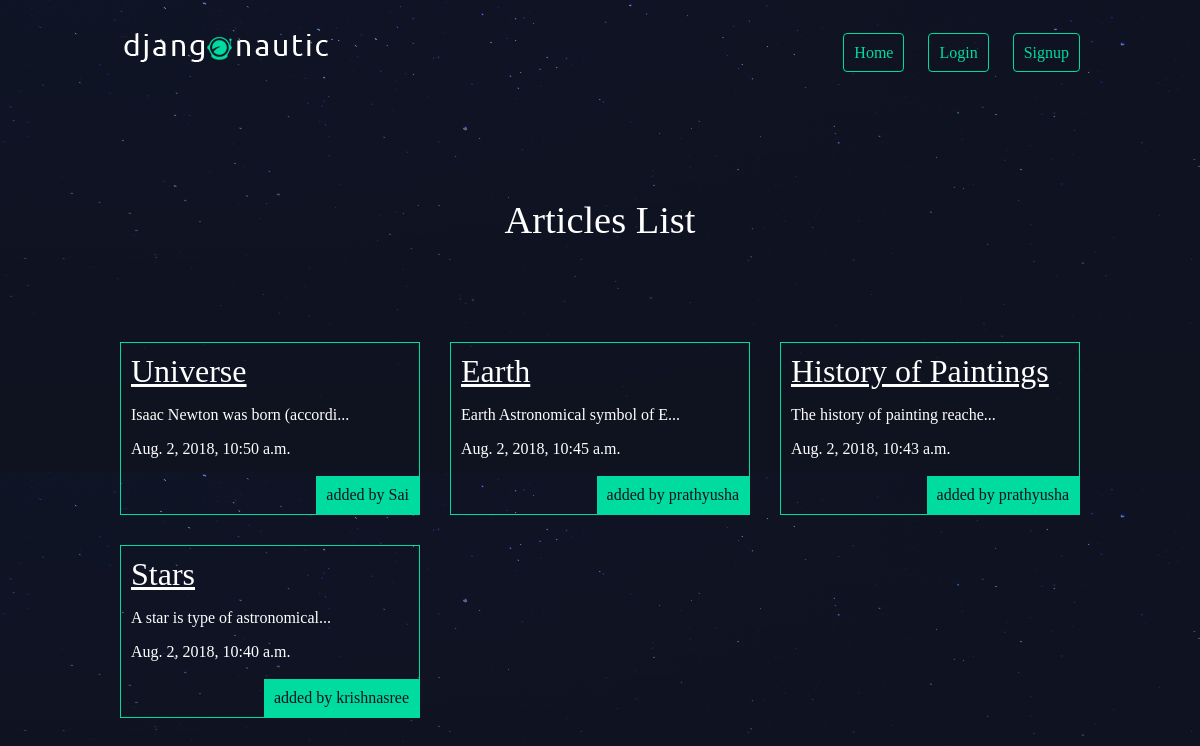
The app's page /articles/ with its own data.
### articles/models.py (models this page shows, shortened)
class Article(models.Model):
    title = models.CharField(max_length=100)
    slug = models.SlugField()
    body = models.TextField()
    date = models.DateTimeField(auto_now_add=True)
    thumb = models.ImageField(default='star.jpg', blank=True)
    author = models.ForeignKey(User, default=None, on_delete=models.CASCADE)
    def snippet(self):
        return self.body[:30] + '...'

### articles/views.py (the view)
def article_list(request):
    articles = Article.objects.all().order_by('-date');
    return render(request, 'articles/article_list.html', { 'articles': articles })

### articles/templates/articles/article_list.html
{% extends 'base_layout.html' %}
{% block content%}
    <h1>Articles List</h1>
    <div class="articles">
    {% for article in articles %}
        <div class="article">
            <h1><a href="{% url 'articles:detail' slug=article.slug %}"><u>{{ article.title }}</u></a></h1>
            <p>{{ article.snippet }}</p>
            <p>{{ article.date }}</p>
            <p class="author">added by {{ article.author.username }}</p>
        </div>
    {% endfor %}
    </div>
{% endblock %}

### templates/base_layout.html (shortened to what this page needs)
{% load static from staticfiles %}
<!DOCTYPE html>
<html>
    <head>
        <link rel="stylesheet" href="{% static 'styles.css' %}">
    </head>
    <body>
        <header class="wrapper">
            <h1><a href="{% url 'home' %}"><img src="{% static 'logo.png' %}" alt="djangonautic" /></a></h1>
            <nav>
                <ul>
                    {% if user.is_authenticated %}
                    <li><a href="{% url 'home' %}" class="highlight">Home</a></li>
                    <li><a href="{% url 'articles:create' %}" class="highlight">New Article</a></li>
                    <li>
                        <form class="logout-link" action="{% url 'accounts:logout' %}" method="post">
                            {% csrf_token %}
                            <button type="submit" id="logout">Logout</button>
                        </form>
                    </li>
                    {% else %}
                    <li><a href="{% url 'home' %}" class="highlight">Home</a></li>
                    <li><a href="{% url 'accounts:login' %}" class="highlight">Login</a></li>
                    <li><a href="{% url 'accounts:signup' %}" class="highlight">Signup</a></li>
                    {% endif %}
                </ul>
            </nav>
        </header>
        <div class="wrapper">
            {% block content %}
            {% endblock %}
        </div>
    </body>
</html>

### assets/styles.css (style rules this page uses)
body { background-color: #0f121f; background-image: url(/static/stars.png); background-repeat-y: no-repeat; color: #fff; }
body * { font-family: Ubuntu; }
h1, h2, h3, h4, h5 { font-weight: normal; margin: 0; }
a, a:hover, a:visited { color: #fff; text-decoration: none; }
.wrapper { max-width: 960px; margin: 0 auto; }
div.wrapper > h1 { text-align: center; margin: 100px auto; font-size: 2.4em }
header { display: grid; grid-template-columns: 1fr 1fr; padding: 20px 0; }
nav { justify-self: end; }
nav li { display: inline-block; list-style-type: none; margin-left: 20px; }
.articles { display: grid; grid-template-columns: 1fr 1fr 1fr; grid-gap: 30px; }
.article { padding: 10px; border: 1px solid #00dba0; position: relative; padding-bottom: 40px; }
.article .author { padding: 10px; background: #00dba0; position: absolute; right: 0; bottom: 0; margin: 0; color: #0f121f; }
a.highlight { border: 1px solid #00dba0; padding: 10px; border-radius: 4px; color: #00dba0; }

### records on screen
Article: title "Universe", snippet "Isaac Newton was born (accordi...", date "Aug. 2, 2018, 10:50 a.m.", author.username "Sai"
Article: title "Earth", snippet "Earth Astronomical symbol of E...", date "Aug. 2, 2018, 10:45 a.m.", author.username "prathyusha"
Article: title "History of Paintings", snippet "The history of painting reache...", date "Aug. 2, 2018, 10:43 a.m.", author.username "prathyusha"
Article: title "Stars", snippet "A star is type of astronomical...", date "Aug. 2, 2018, 10:40 a.m.", author.username "krishnasree"
